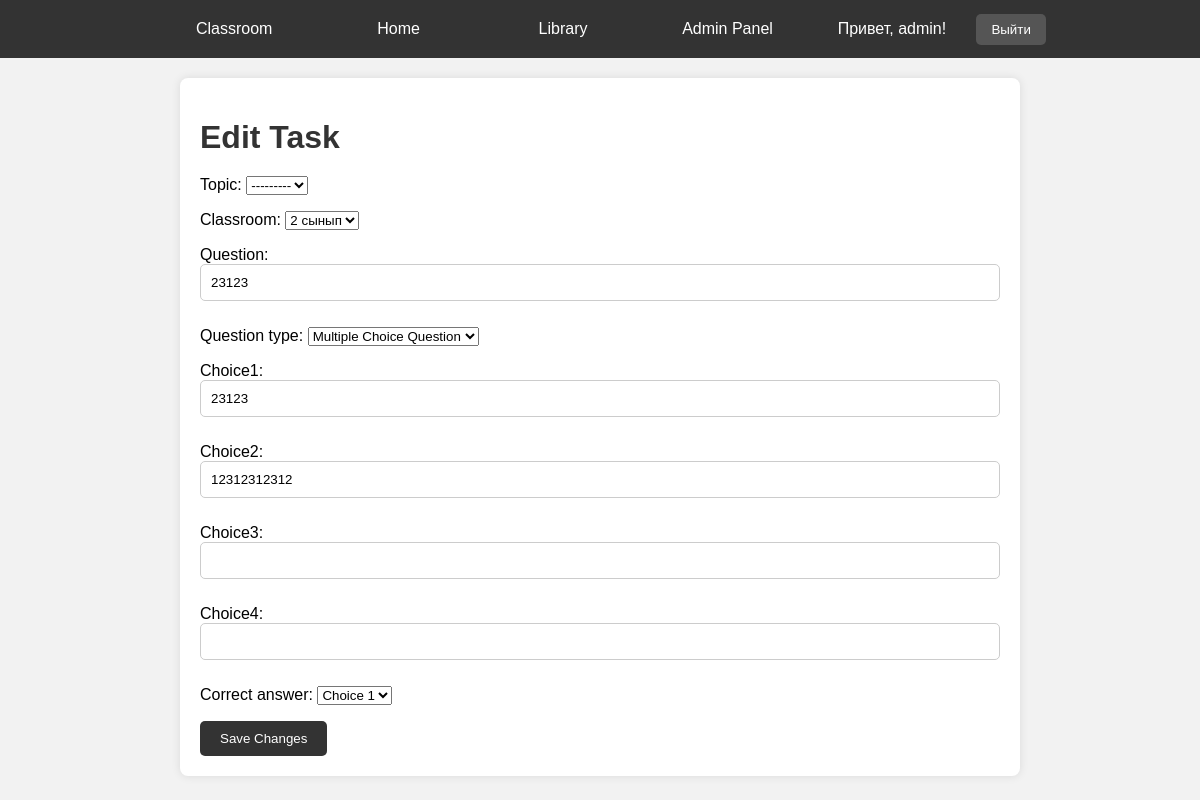
The page /task_info/26/edit/ (signed in) on the database its author committed.
### main/models.py (models this page shows, shortened)
class Task(models.Model):
    QUESTION_TYPE_CHOICES = [
        ('MCQ', 'Multiple Choice Question'),
        ('TF', 'True/False Question'),
        ('OQ', 'Open Question'),
    ]
    topic = models.ForeignKey(Topic, on_delete=models.CASCADE, null=True, blank=True)
    classroom = models.ForeignKey(Classroom, on_delete=models.CASCADE, null=True, blank=True)
    question = models.CharField(max_length=255, null=True, blank=True)
    question_type = models.CharField(max_length=10, choices=QUESTION_TYPE_CHOICES, default='MCQ')
    choice1 = models.CharField(max_length=100, blank=True)
    choice2 = models.CharField(max_length=100, blank=True)
    choice3 = models.CharField(max_length=100, blank=True)
    choice4 = models.CharField(max_length=100, blank=True)
    correct_answer = models.CharField(max_length=100, choices=[('choice1', 'Choice 1'), ('choice2', 'Choice 2'), ('choice3', 'Choice 3'), ('choice4', 'Choice 4')], null=True, blank=True)

### main/views.py (the view)
# urls.py: path('task_info/<int:task_id>/edit/', views.edit_task, name='edit_task'),
@staff_member_required(login_url='/')
def edit_task(request, task_id):
    task = get_object_or_404(Task, pk=task_id)
    classrooms = Classroom.objects.all()
    topics = Topic.objects.all()
    form = TaskForm(instance=task)
    if request.method == 'POST':
        form = TaskForm(request.POST, instance=task)
        if form.is_valid():
            form.save()
            return redirect('task_info')
    return render(request, 'admin_templates/edit_task.html', {'topics': topics,'classrooms': classrooms,'form': form, 'task': task})

### main/forms.py
class TaskForm(forms.ModelForm):
    class Meta:
        model = Task
        fields = ['topic', 'classroom', 'question', 'question_type', 'choice1', 'choice2', 'choice3', 'choice4', 'correct_answer']
    def __init__(self, *args, **kwargs):
        super(TaskForm, self).__init__(*args, **kwargs)
        if 'classroom' in self.fields:
            self.fields['classroom'].queryset = Classroom.objects.all()  # Все классы доступны для выбора
        if 'topic' in self.fields:
            self.fields['topic'].queryset = Topic.objects.none()  # Ни один топик пока не доступен
            if 'classroom' in self.data:
                try:
                    classroom_id = int(self.data['classroom'])
                    self.fields['topic'].queryset = Topic.objects.filter(classroom_id=classroom_id)
                except (ValueError, TypeError):
                    pass  # Если не удается получить classroom_id, пропускаем

### main/models.py (called while the page is built)
    def __str__(self):
        return self.name

### main/templates/admin_templates/edit_task.html (shortened to what this page needs)
<!DOCTYPE html>
<html lang="en">
<head>
    {% include 'navbar.html' %}
</head>
<body>
    <div class="container">
        <h1>Edit Task</h1>
        <form class="edit-task-form" method="post">
            {{ form.as_p }}
            <button type="submit">Save Changes</button>
        </form>
    </div>
</body>
</html>

### main/templates/navbar.html (shortened to what this page needs)
{% load static %}
<!DOCTYPE html>
<html lang="en">
<head>
</head>
<body>
    <div class="navbar">
        <a href="{% url 'classroom' %}">Classroom</a>
        <a href="{% url 'home' %}">Home</a>
        <a href="{% url 'library' %}">Library</a>
        {% if user.is_authenticated %}
            {% if user.is_staff %}
                <a href="{% url 'admin_panel' %}">Admin Panel</a>
            {% else %}
                <a href="{% url 'profile' %}">Profile</a>
            {% endif %}
            <div class="user-info">Привет, {{ user.username }}!</div>
            <form class="logout-form" action="{% url 'logout' %}" method="post">
                <button type="submit">Выйти</button>
            </form>
        {% else %}
            <a href="{% url 'login' %}">Login</a>
            <a href="{% url 'registration' %}">Registration</a>
        {% endif %}
    </div>
</body>
</html>

### main/templates/navbar.html (style rules this page uses)
body { font-family: Arial, sans-serif; margin: 0; padding: 0; }
.navbar { background-color: #333; padding: 10px 0; text-align: center; }
.navbar a { color: white; text-decoration: none; padding: 10px 20px; margin: 0 10px; border-radius: 5px; transition: background-color 0.3s; width: 100px; display: inline-block; }
.user-info { color: white; margin-left: 20px; width: 120px; display: inline-block; }
.logout-form { margin-left: 20px; display: inline-block; }
.logout-form button { background-color: #555; color: white; border: none; border-radius: 5px; padding: 8px 15px; cursor: pointer; transition: background-color 0.3s; }

### main/templates/admin_templates/edit_task.html (style rules this page uses)
body { font-family: Arial, sans-serif; background-color: #f2f2f2; margin: 0; padding: 0; }
.container { max-width: 800px; margin: 20px auto; padding: 20px; background-color: #fff; border-radius: 8px; box-shadow: 0 0 10px rgba(0, 0, 0, 0.1); }
h1 { margin-bottom: 20px; color: #333; }
.edit-task-form input[type="text"], .edit-task-form textarea { width: 100%; padding: 10px; margin-bottom: 10px; border-radius: 5px; border: 1px solid #ccc; box-sizing: border-box; }
.edit-task-form button { background-color: #333; color: white; border: none; border-radius: 5px; padding: 10px 20px; cursor: pointer; transition: background-color 0.3s; }

### rows shown on the page
Task: topic "---------", classroom "2 сынып", question "23123", question_type "Multiple Choice Question", choice1 "23123", choice2 "12312312312", correct_answer "Choice 1"

### other values the page prints
{{ user.username }} "admin"
